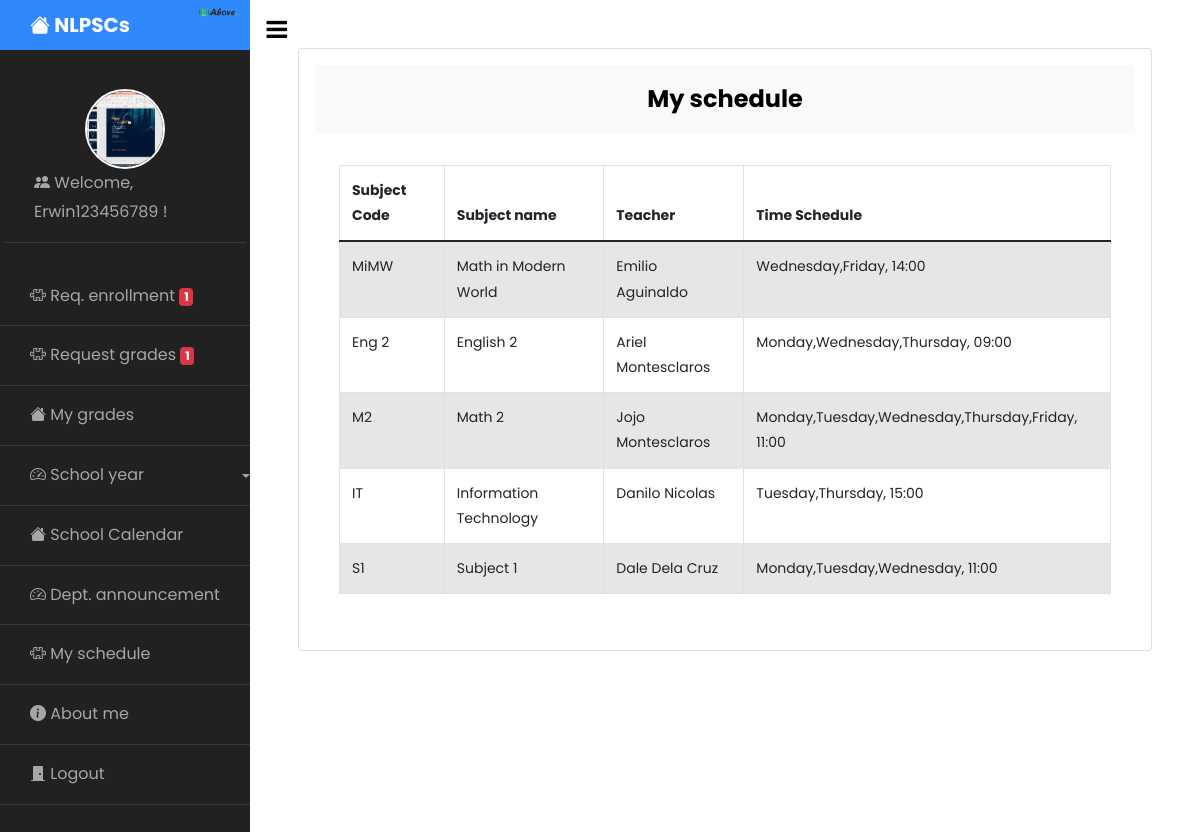
Page /student/subject_schedule.php (signed in) on the committed database.
### tables this page shows
CREATE TABLE `student` (
  `Id` int(11) NOT NULL,
  `id_no` varchar(255) DEFAULT NULL,
  `firstname` varchar(255) NOT NULL,
  `middlename` varchar(255) NOT NULL,
  `lastname` varchar(255) NOT NULL,
  `dob` varchar(255) NOT NULL,
  `age` varchar(255) NOT NULL,
  `email` varchar(255) NOT NULL,
  `contact` varchar(255) NOT NULL,
  `address` varchar(255) NOT NULL,
  `username` varchar(255) NOT NULL,
  `password` varchar(255) NOT NULL,
  `images` varchar(255) NOT NULL,
  `dept_id` int(11) NOT NULL,
  `year_level` int(255) NOT NULL,
  `status` varchar(255) NOT NULL DEFAULT 'Pending'
);

CREATE TABLE `subject` (
  `sub_Id` int(11) NOT NULL,
  `school_yr_Id` int(11) NOT NULL,
  `semester_id` int(11) NOT NULL,
  `Sub_code` varchar(255) NOT NULL,
  `Sub_name` varchar(255) NOT NULL,
  `Sub_description` varchar(255) NOT NULL,
  `Teacher` varchar(255) NOT NULL,
  `Sub_level` int(11) NOT NULL,
  `day` varchar(255) NOT NULL,
  `time_sched` varchar(255) NOT NULL,
  `Units` int(11) NOT NULL
);

### student/subject_schedule.php (the view, shortened to what this page needs)
<?php include 'sidebar.php'; ?>
     <div id="content" class="p-4 p-md-5 pt-5">
       <div class="card p-3">
         <h4 class="bg-light p-3" align="center"><strong>My schedule</strong></h4>
   <div class="table-responsive p-4">
     <table class="table table-bordered table-striped table-hover table-responsive-sm table-responsive-md table-responsive-lg table-responsive-xl table-responsive-xxl" id="examples">
       <thead>
         <tr>
           <th>Subject Code</th>
           <th>Subject name</th>
           <th>Teacher</th>
           <th>Time Schedule</th>
         </tr>
       </thead>
       <tbody>
         <?php
           $id = $_SESSION['student_id'];
           $query ="SELECT * FROM student JOIN year_level ON student.year_level=year_level.level_Id JOIN subject ON year_level.level_Id=subject.Sub_level AND student.Id='$id'";
           $sql = mysqli_query($conn,$query);
           while($row = mysqli_fetch_array($sql)) {
         ?>
         <tr>
             <td><?php echo $row["Sub_code"];?></td>
             <td><?php echo $row["Sub_name"];?></td>
             <td><?php echo $row["Teacher"];?></td>
             <td><?php echo $row["day"]; echo ' '; echo $row['time_sched']; ?></td>
         </tr>
           <?php
               }
           ?>
       </tbody>
     </table>
   </div>
     </div>
   </div>

### student/sidebar.php (shortened to what this page needs)
<?php
  include '../config.php';
  if(isset($_SESSION['student']) && isset($_SESSION['student_id'])) {
    $id = $_SESSION['student_id'];
    $student = mysqli_query($conn, "SELECT * FROM student WHERE Id='$id'");
    while($row = mysqli_fetch_array($student)) {
?>
<!doctype html>
<html lang="en">
  <head>
    <link rel="stylesheet" href="https://cdn.datatables.net/1.11.3/css/jquery.dataTables.min.css">
    <link href="https://cdn.jsdelivr.net/npm/bootstrap@5.0.2/dist/css/bootstrap.min.css" rel="stylesheet">
    <link rel="stylesheet" href="https://stackpath.bootstrapcdn.com/font-awesome/4.7.0/css/font-awesome.min.css">
		<link rel="stylesheet" href="https://stackpath.bootstrapcdn.com/font-awesome/4.7.0/css/font-awesome.min.css">
    <link rel="stylesheet" href="https://cdn.jsdelivr.net/npm/bootstrap-icons@1.8.1/font/bootstrap-icons.css">
		<link rel="stylesheet" href="../css/style.css">
  </head>
  <body>
		<div class="wrapper d-flex align-items-stretch">
      <nav id="sidebar">
        <div class="custom-menu">
          <button type="button" id="sidebarCollapse" class="btn btn-primary">
            <i class="fa fa-bars"></i>
          </button>
        </div>
        <h1><a href="dashboard.php" class="logo"><i class="bi bi-house-fill"></i> NLPSCs</a> <img src="../images/logo.png" alt="" width="40" style="position: absolute; right: 12px; top: 7px;"></h1>
         <div class="p-1 mb-1">
              <ul class="list-unstyled components">
                <li>
                  <a href="dashboard.php">
                    <img id="img" class="img-responsive" src="../images-students/<?php echo $row['images'];?>" alt="image">
                    <i class="bi bi-people-fill"></i> Welcome, <?php echo $row['firstname']; ?> !
                  </a>
                </li>
              </ul>
        </div>
        <ul class="list-unstyled components mb-5">
          <li>
            <?php
            $check = mysqli_query($conn, "SELECT student_Id from enrollment WHERE student_Id='$id' AND request_status='Pending'");
            $count = mysqli_num_rows($check);
            ?>
              <a type="button" data-bs-toggle="modal" data-bs-target="#enrollment"><i class="bi bi-puzzle"></i> Req. enrollment <span class="badge bg-danger"><?php echo $count; ?></span></a>
          </li>
          <li>
            <?php
            $check2 = mysqli_query($conn, "SELECT student_Id from request_grade WHERE student_Id='$id' AND request_grade_status='Pending'");
            $count2 = mysqli_num_rows($check2);
            ?>
              <a href="my_grades.php" data-bs-toggle="modal" data-bs-target="#grade"><i class="bi bi-puzzle"></i> Request grades <span class="badge bg-danger"><?php echo $count2; ?></span></a>
          </li>
          <li>
              <a href="my_grades.php"><i class="bi bi-house-fill"></i> My grades</a>
          </li>
          <li>
               <div class="dropdown">
              <a href="#" class="dropdown-toggle" type="button" id="dropdownMenuButton1" data-bs-toggle="dropdown" aria-expanded="false"><i class="bi bi-speedometer2"></i> School year</a>
            </div>
          </li>
          <li>
              <a href="schoolcalendar.php"><i class="bi bi-house-fill"></i> School Calendar</a>
          </li>
          <li>
              <a href="announcement.php"><i class="bi bi-speedometer2"></i> Dept. announcement</a>
          </li>
          <li>
              <a href="subject_schedule.php"><i class="bi bi-puzzle"></i> My schedule</a>
          </li>
          <li>
            <a href="about_me.php"><i class="bi bi-info-circle-fill"></i> About me</a>
          </li>
          <li>
            <a href="../logout.php"><i class="bi bi-door-closed-fill"></i> Logout</a>
          </li>
        </ul>
      </nav>
<?php } ?>
  </body>
</html>
<?php
    } else {
     header('Location: ./index.php');
    }
?>

### student/sidebar.php (style rules this page uses)
#img { height: 80px; width: 80px; border-radius: 50%; margin-right: auto; margin-left: auto; display: block; border: 2px solid white; }

### rows in the picture
student: images (picture), firstname "Erwin123456789", count "1", count2 "1", subject.Sub_code "MiMW", subject.Sub_name "Math in Modern World", subject.Teacher "Emilio Aguinaldo", subject.day "Wednesday,Friday,", subject.time_sched "14:00", subject.Sub_code "Eng 2", subject.Sub_name "English 2", subject.Teacher "Ariel Montesclaros", subject.day "Monday,Wednesday,Thursday,", subject.time_sched "09:00", subject.Sub_code "M2", subject.Sub_name "Math 2", subject.Teacher "Jojo Montesclaros", subject.day "Monday,Tuesday,Wednesday,Thursday,Friday,", subject.time_sched "11:00", subject.Sub_code "IT", subject.Sub_name "Information Technology", subject.Teacher "Danilo Nicolas", subject.day "Tuesday,Thursday,", subject.time_sched "15:00", subject.Sub_code "S1", subject.Sub_name "Subject 1", subject.Teacher "Dale Dela Cruz", subject.day "Monday,Tuesday,Wednesday,"
